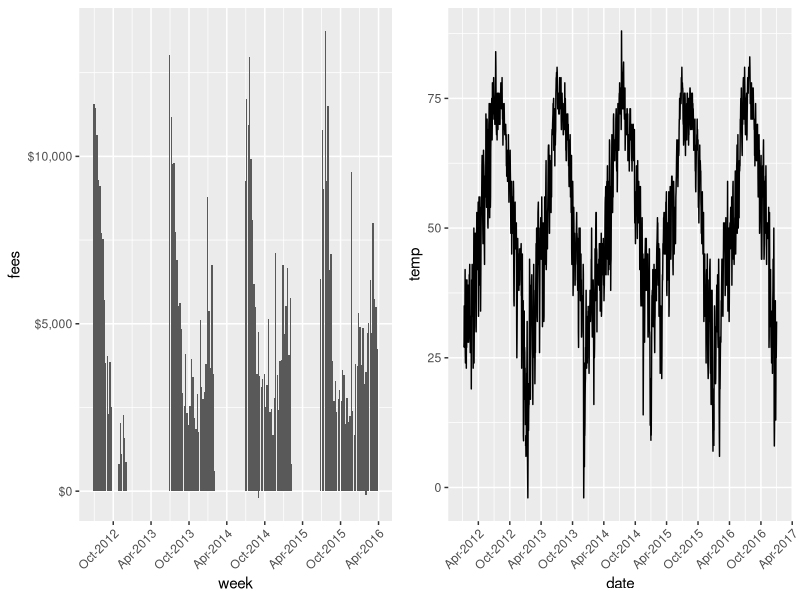
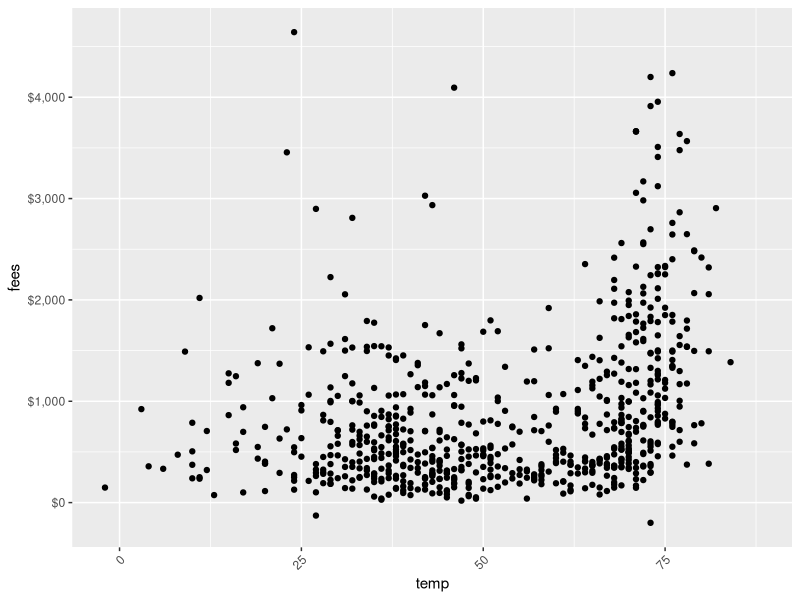
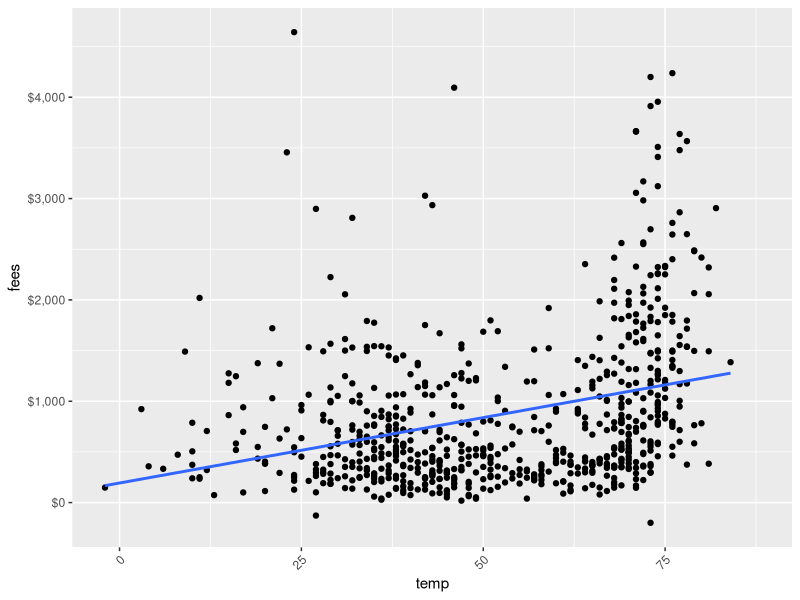
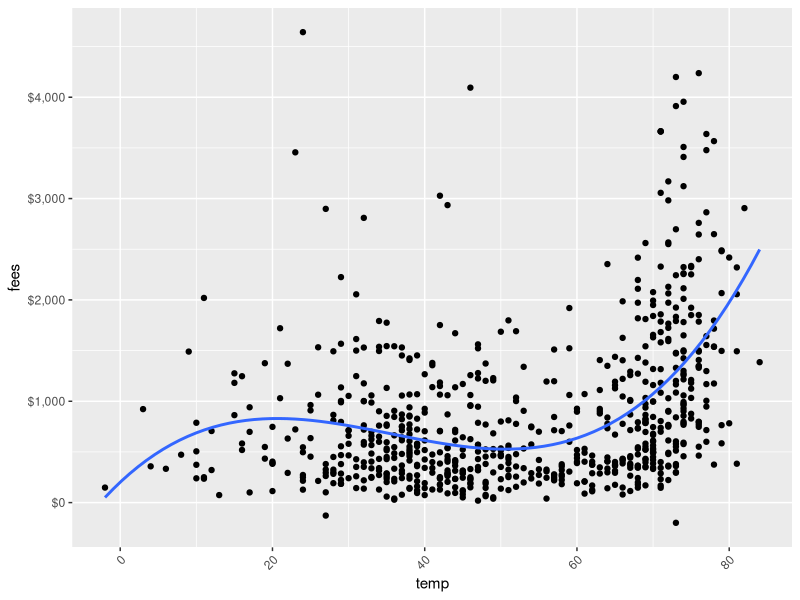

Reproduce these figures in R, in order.
## ---- chunk 1
library(ggplot2)
library(reshape2)
library(dplyr)
## ---- chunk 2
# Handle non-standard date format
setClass('myDate')
setAs("character","myDate", function(from) as.Date(from, format="%m/%d/%Y"))

revClasses <- c("POSTING.DATE"="myDate")
rev <- rbind(
  read.csv("CedarCity_Revenue_2013.csv", header = TRUE, colClasses = revClasses),
  read.csv("CedarCity_Revenue_2014.csv", header = TRUE, colClasses = revClasses),
  read.csv("CedarCity_Revenue_2015.csv", header = TRUE, colClasses = revClasses),
  read.csv("CedarCity_Revenue_2016.csv", header = TRUE, colClasses = revClasses)
)
## ---- chunk 3
aquaticCenterFees <- rev %>% 
  filter(FUND1 == "AQUATIC CENTER", CAT2 == "FEES-ADMISSIONS") %>% 
  select(date = POSTING.DATE, AMOUNT) %>%
  group_by(date) %>%
  summarise(fees = sum(AMOUNT))
## ---- chunk 4
weather <- rbind(
  read.csv("CedarCity_Weather1.csv", header = TRUE, colClasses = c("MST"="Date")),
  read.csv("CedarCity_Weather2.csv", header = TRUE, colClasses = c("MST"="Date")),
  read.csv("CedarCity_Weather3.csv", header = TRUE, colClasses = c("MST"="Date")),
  read.csv("CedarCity_Weather4.csv", header = TRUE, colClasses = c("MST"="Date")),
  read.csv("CedarCity_Weather5.csv", header = TRUE, colClasses = c("MST"="Date"))
)
## ---- chunk 5
meanTemp <- weather %>% 
  select(date = MST, temp = Mean.TemperatureF, precip = PrecipitationIn)
## ---- chunk 6
data <- merge(meanTemp, aquaticCenterFees, by="date", all = TRUE)
data$week <- as.Date(cut(data$date, breaks = "week", start.on.monday = FALSE))
data$year <- format(data$date,"%Y")
## ---- chunk 7
library(ggplot2)
library(gridExtra)

feesPlot <- ggplot(data = data, aes(week , fees)) + 
  geom_bar(stat = "identity") +
  scale_y_continuous(labels = scales::dollar) + 
  scale_x_date(date_breaks = "6 months", date_labels = "%b-%Y") +
  theme(axis.text.x = element_text(angle = 45, hjust = 1))

tempPlot <- ggplot(data = data, aes(date, temp)) + 
  geom_line(aes(group = year), stat = "identity") +
  scale_x_date(date_breaks = "6 months", date_labels = "%b-%Y") +
  theme(axis.text.x = element_text(angle = 45, hjust = 1))

grid.arrange(feesPlot, tempPlot, ncol=2)

## ---- chunk 8
ggplot(data = data, aes(temp, fees)) + 
  geom_point(stat = "identity") + 
  #geom_line(data=data, aes(x=date, y=precip), colour="blue") +
  scale_y_continuous(labels = scales::dollar) + 
  theme(axis.text.x = element_text(angle = 45, hjust = 1))
## ---- chunk 9
cor.test(data$temp, data$fees, use="pairwise", method="pearson")
## ---- chunk 10
coef(lm(fees ~ temp, data = data))
## ---- chunk 11
ggplot(data = data, aes(temp, fees)) + 
  geom_point(stat = "identity") + 
  geom_smooth(method = "lm", se = FALSE) +
  scale_y_continuous(labels = scales::dollar) + 
  theme(axis.text.x = element_text(angle = 45, hjust = 1))
## ---- chunk 12
data <- merge(meanTemp, aquaticCenterFees, by="date")
ggplot(data = data, aes(temp, fees)) + 
  geom_point(stat = "identity") + geom_smooth(method = "lm", formula = y ~ x + I(x^2) + I(x^3), se = FALSE, data = data) +
  scale_y_continuous(labels = scales::dollar) + 
  theme(axis.text.x = element_text(angle = 45, hjust = 1))
